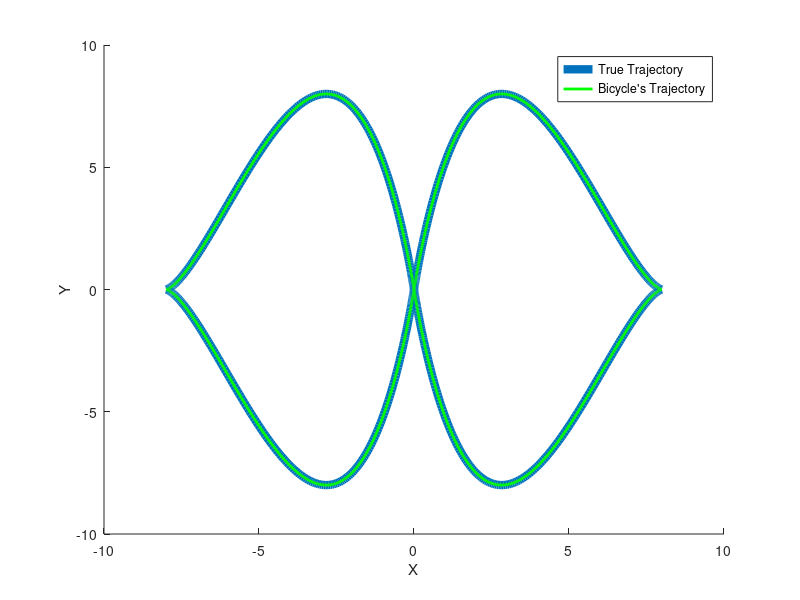

Write the MATLAB code that produced this figure.
Ts = 0.1; 
ITER = 1e3;
t=linspace(-pi,pi,ITER); 
x = 8*sin(t).^3; y = 8*sin((2*t)).^3;
vx  = gradient(x, Ts); vy = gradient(y, Ts);
ax  = gradient(vx, Ts); ay = gradient(vy, Ts);
phi = atan2(vy, vx); 

%resulting forward kinematic velocities
x_f = zeros(1, ITER); y_f = zeros(1, ITER); 

delta_f = 0*pi/180; 

for n=1:ITER-1
    J = [cos(delta_f)*cos(phi(n)) 0; 
         cos(delta_f)*sin(phi(n)) 0;
         0 1];
    J_inv = pinv(J);
    
    X = [vx(n); vy(n); phi(n)];
    B = J_inv*X; %chassis velocities
    
    %forward kinematic
    
    
    x_f(n+1) = x_f(n) + Ts*B(1)*cos(phi(n))*cos(delta_f);
    y_f(n+1) = y_f(n) + Ts*B(1)*sin(phi(n))*cos(delta_f);
    
    


end
hold on 
plot(x, y, 'linewidth', 6)
plot(x_f, y_f, 'g-','linewidth', 2)
legend('True Trajectory', "Bicycle's Trajectory")
xlabel('X')
ylabel('Y')
hold off
print('traj_figure', '-dpng')